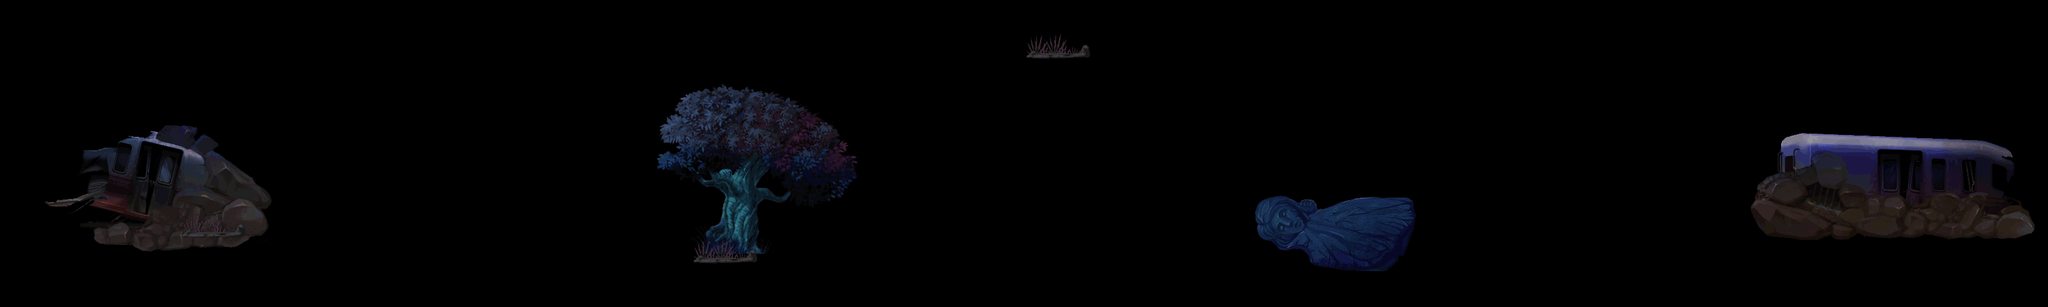

The image is a tile-based game level rendered from a .tmx file. Its description and source (layers, tilesets, objects; grid data summarised) follow:
An orthogonal 80x12 tile map with 40x40 px tiles, 2 tile layers (land1, land2).

<map version="1.0" orientation="orthogonal" width="80" height="12" tilewidth="40" tileheight="40">
 <tileset firstgid="1" name="a-jinjing" tilewidth="40" tileheight="40">
  <image source="a-jinjing.png" width="2036" height="1144" />
 </tileset>
 <layer name="land1" width="80" height="12">
  <data>[960 cells, 310 non-empty, 310 distinct tile ids]</data>
 </layer>
 <layer name="land2" width="80" height="12">
  <data>[960 cells, 33 non-empty, 12 distinct tile ids]</data>
 </layer>
</map>
